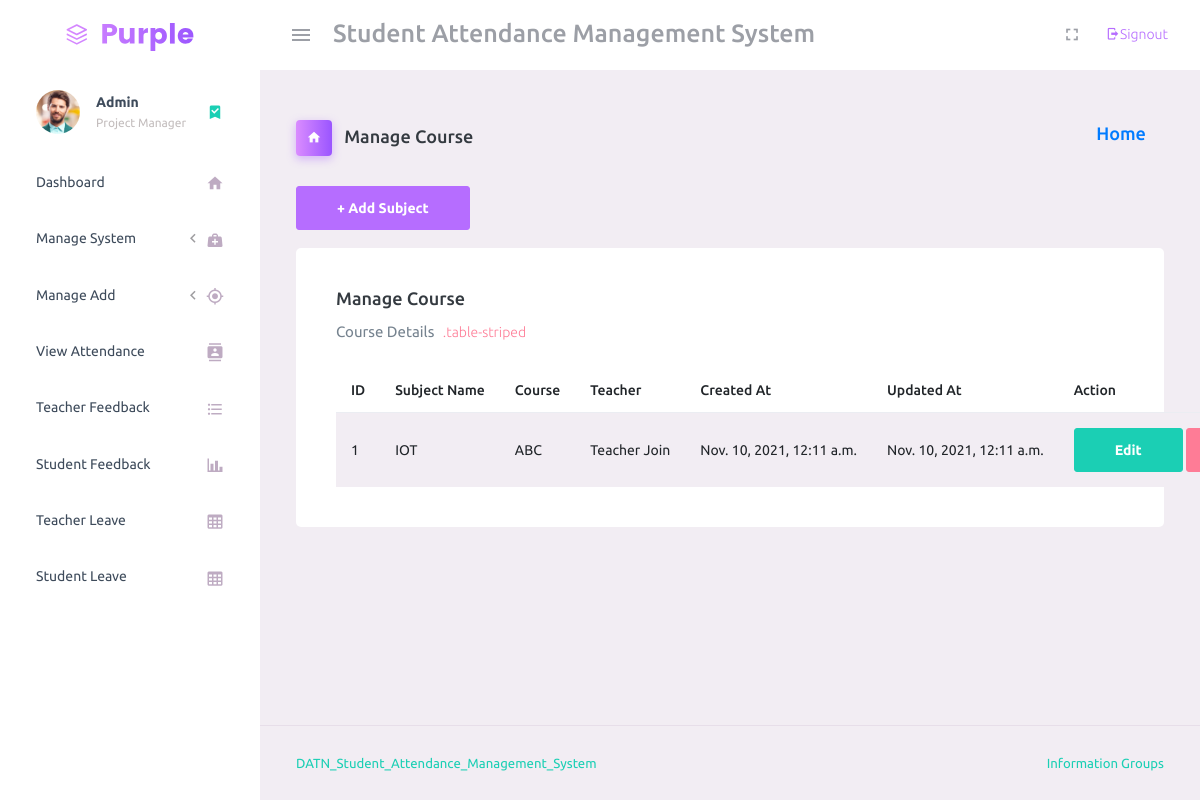
Screenshot of /manage_subject/ (signed in) with the database file from the repository.
### student_management_app/models.py (models this page shows)
class Subjects(models.Model):
    id = models.AutoField(primary_key=True)
    subject_name = models.CharField(max_length=255)
    course_id = models.ForeignKey(Courses, on_delete=models.CASCADE, default=1)
    teacher_id = models.ForeignKey(CustomUser, on_delete=models.CASCADE)
    created_at = models.DateTimeField(auto_now_add=True)
    updated_at = models.DateTimeField(auto_now_add=True)
    objects = models.Manager()

class Courses(models.Model):
    id = models.AutoField(primary_key=True)
    course_name = models.CharField(max_length=255)
    created_at = models.DateTimeField(auto_now_add=True)
    updated_at = models.DateTimeField(auto_now_add=True)
    objects = models.Manager()

class CustomUser(AbstractUser):
    user_type_data = ((1, "HOD"), (2, "Teacher"), (3, "Student"))
    user_type = models.CharField(default=1, choices=user_type_data, max_length=10)

### student_management_app/HodViews.py (the view)
# urls.py: path('manage_subject/', HodViews.manage_subject, name="manage_subject"),
def manage_subject(request):
    subjects = Subjects.objects.all()
    context = {
        "subjects": subjects
    }
    return render(request, 'hod_template/manage_subject_template.html', context)

### student_management_app/LoginCheckMiddleWare.py (called while the page is built, shortened)
    def process_view(self, request, view_func, view_args, view_kwargs):
        modulename = view_func.__module__
        user = request.user
        if user.is_authenticated:
            if user.user_type == "1":
                if modulename == "student_management_app.HodViews":
                    pass
                elif modulename == "student_management_app.views" or modulename == "django.views.static":
                    pass
                else:
                    return redirect("admin_home")
            else:
                return redirect("login")
        else:
            if request.path == reverse("login") or request.path == reverse("doLogin"):
                pass
            else:
                return redirect("login")

### student_management_app/templates/hod_template/manage_subject_template.html (shortened to what this page needs)
{% extends 'hod_template/base_template.html'%}
{% load static %}
{% block page_title %}
Manage Course
{% endblock page_title %}
{% block content %}
    <a class="btn btn-primary" href="{% url 'add_subject' %}" role="button">+ Add Subject</a> <br/>&nbsp;
    <div class="card">
        <div class="card-body">
            <h4 class="card-title">Manage Course</h4>
            <p class="card-description"> Course Details <code>.table-striped</code>
            </p>
            <table class="table table-striped p-0 card-body">
            <thead>
                <tr>
                    <th>ID</th>
                    <th>Subject Name</th>
                    <th>Course</th>
                    <th>Teacher</th>
                    <th>Created At</th>
                    <th>Updated At</th>
                    <th>Action</th>
                </tr>
            </thead>
            <tbody>
                {% for subject in subjects %}
                <tr>
                <td>{{ subject.id }}</td>
                <td>{{ subject.subject_name }}</td>
                <td>{{ subject.course_id.course_name }}</td>
                <td>{{ subject.teacher_id.first_name }} {{ subject.teacher_id.last_name }}</td>
                <td>{{ subject.created_at }}</td>
                <td>{{ subject.updated_at }}</td>
                <td>
                    <a href="{% url 'edit_subject' subject.id %}" class="btn btn-success">Edit</a>
                    <a href="{% url 'delete_subject' subject.id %}" class="btn btn-danger">Delete</a>
                </td>
                </tr>
                {% endfor %}
            </tbody>
            </table>
        </div>
    </div>
{% endblock content %}

### rows the page displays
Subjects: id "1", subject_name "IOT", course_id.course_name "ABC", teacher_id.first_name "Teacher", teacher_id.last_name "Join", created_at "Nov. 10, 2021, 12:11 a.m.", updated_at "Nov. 10, 2021, 12:11 a.m."
